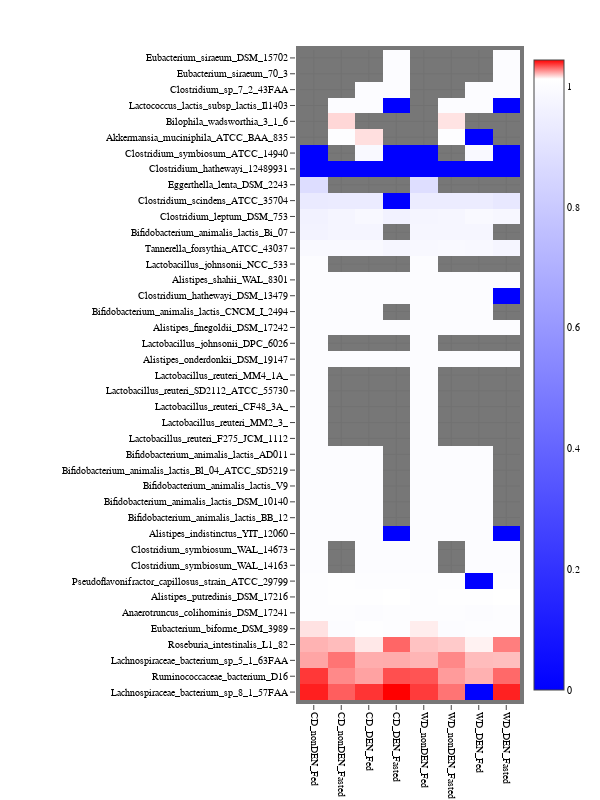

Notebook source saved alongside this figure:
### Code cell
fig,x = createHeatmap(df)
fig.show()
fig.write_image('Figures/fluxes/biomass_ko.pdf')

### Figure 1 — Plotly figure (JSON) as saved in the notebook; plotly's stock layout.template omitted (floating-point values rounded to 4 significant figures; data arrays with more than 128 entries replaced by an {"elided": "..."} marker saying what was removed)
{"data": [{"colorscale": [[0, "blue"], [0.97, "white"], [1, "red"]], "reversescale": false, "type": "heatmap", "x": ["CD_nonDEN_Fed", "CD_nonDEN_Fasted", "CD_DEN_Fed", "CD_DEN_Fasted", "WD_nonDEN_Fed", "WD_nonDEN_Fasted", "WD_DEN_Fed", "WD_DEN_Fasted"], "y": ["Lachnospiraceae_bacterium_sp_8_1_57FAA", "Ruminococcaceae_bacterium_D16", "Lachnospiraceae_bacterium_sp_5_1_63FAA", "Roseburia_intestinalis_L1_82", "Eubacterium_biforme_DSM_3989", "Anaerotruncus_colihominis_DSM_17241", "Alistipes_putredinis_DSM_17216", "Pseudoflavonifractor_capillosus_strain_ATCC_29799", "Clostridium_symbiosum_WAL_14163", "Clostridium_symbiosum_WAL_14673", "Alistipes_indistinctus_YIT_12060", "Bifidobacterium_animalis_lactis_BB_12", "Bifidobacterium_animalis_lactis_DSM_10140", "Bifidobacterium_animalis_lactis_V9", "Bifidobacterium_animalis_lactis_Bl_04_ATCC_SD5219", "Bifidobacterium_animalis_lactis_AD011", "Lactobacillus_reuteri_F275_JCM_1112", "Lactobacillus_reuteri_MM2_3_", "Lactobacillus_reuteri_CF48_3A_", "Lactobacillus_reuteri_SD2112_ATCC_55730", "Lactobacillus_reuteri_MM4_1A_", "Alistipes_onderdonkii_DSM_19147", "Lactobacillus_johnsonii_DPC_6026", "Alistipes_finegoldii_DSM_17242", "Bifidobacterium_animalis_lactis_CNCM_I_2494", "Clostridium_hathewayi_DSM_13479", "Alistipes_shahii_WAL_8301", "Lactobacillus_johnsonii_NCC_533", "Tannerella_forsythia_ATCC_43037", "Bifidobacterium_animalis_lactis_Bi_07", "Clostridium_leptum_DSM_753", "Clostridium_scindens_ATCC_35704", "Eggerthella_lenta_DSM_2243", "Clostridium_hathewayi_12489931", "Clostridium_symbiosum_ATCC_14940", "Akkermansia_muciniphila_ATCC_BAA_835", "Bilophila_wadsworthia_3_1_6", "Lactococcus_lactis_subsp_lactis_Il1403", "Clostridium_sp_7_2_43FAA", "Eubacterium_siraeum_70_3", "Eubacterium_siraeum_DSM_15702"], "z": {"elided": "41x8 float values"}}], "layout": {"autosize": false, "font": {"color": "black", "family": "Arial", "size": 10}, "height": 800, "margin": {"b": 100, "l": 300, "pad": 4, "r": 50, "t": 50}, "plot_bgcolor": "#777777", "title": {"text": ""}, "width": 600, "xaxis": {"nticks": 0, "showticklabels": true, "tickangle": 90}, "yaxis": {"nticks": 0}}}
